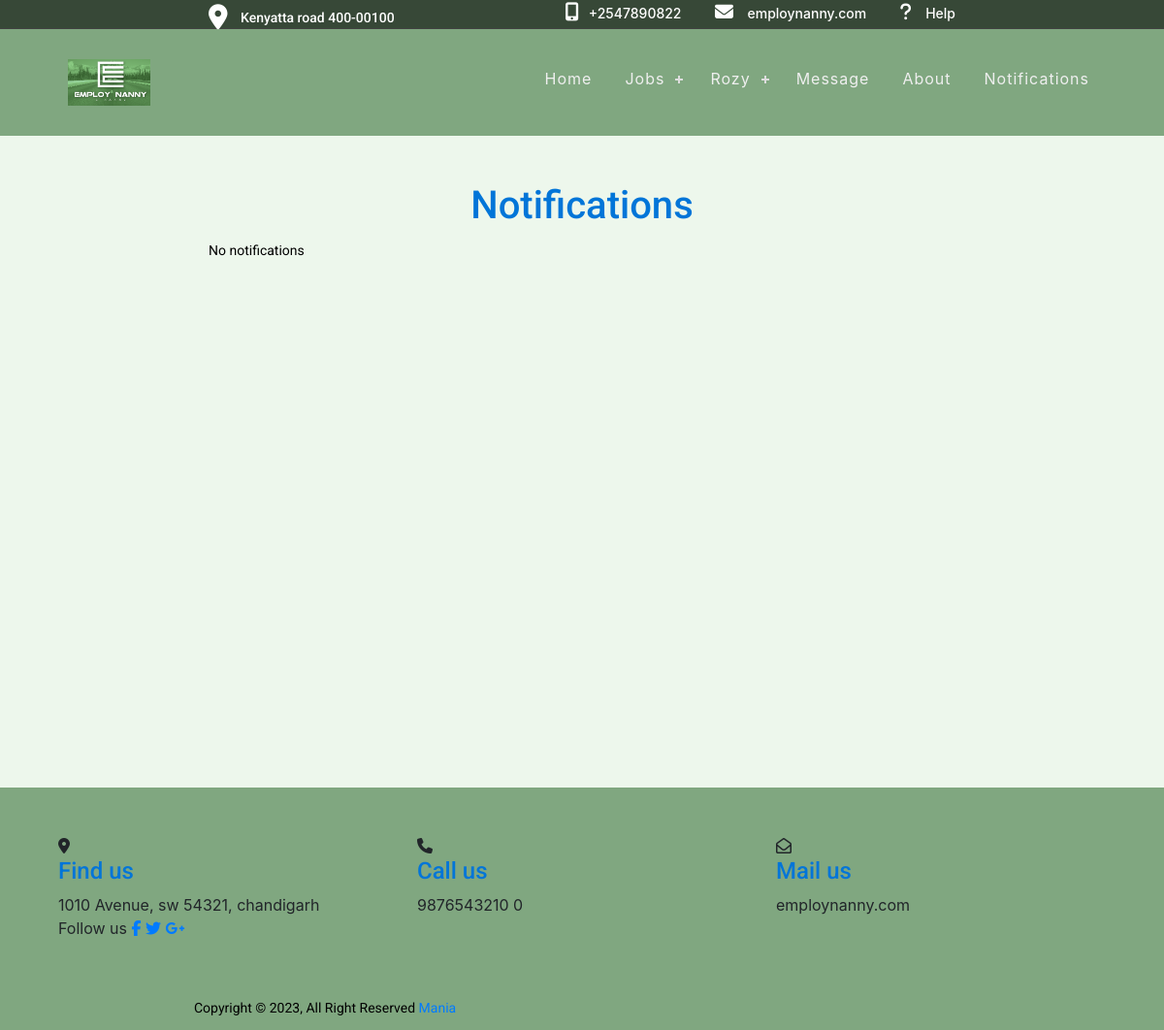
The page /notifications/ (signed in) on the database as committed earlier.
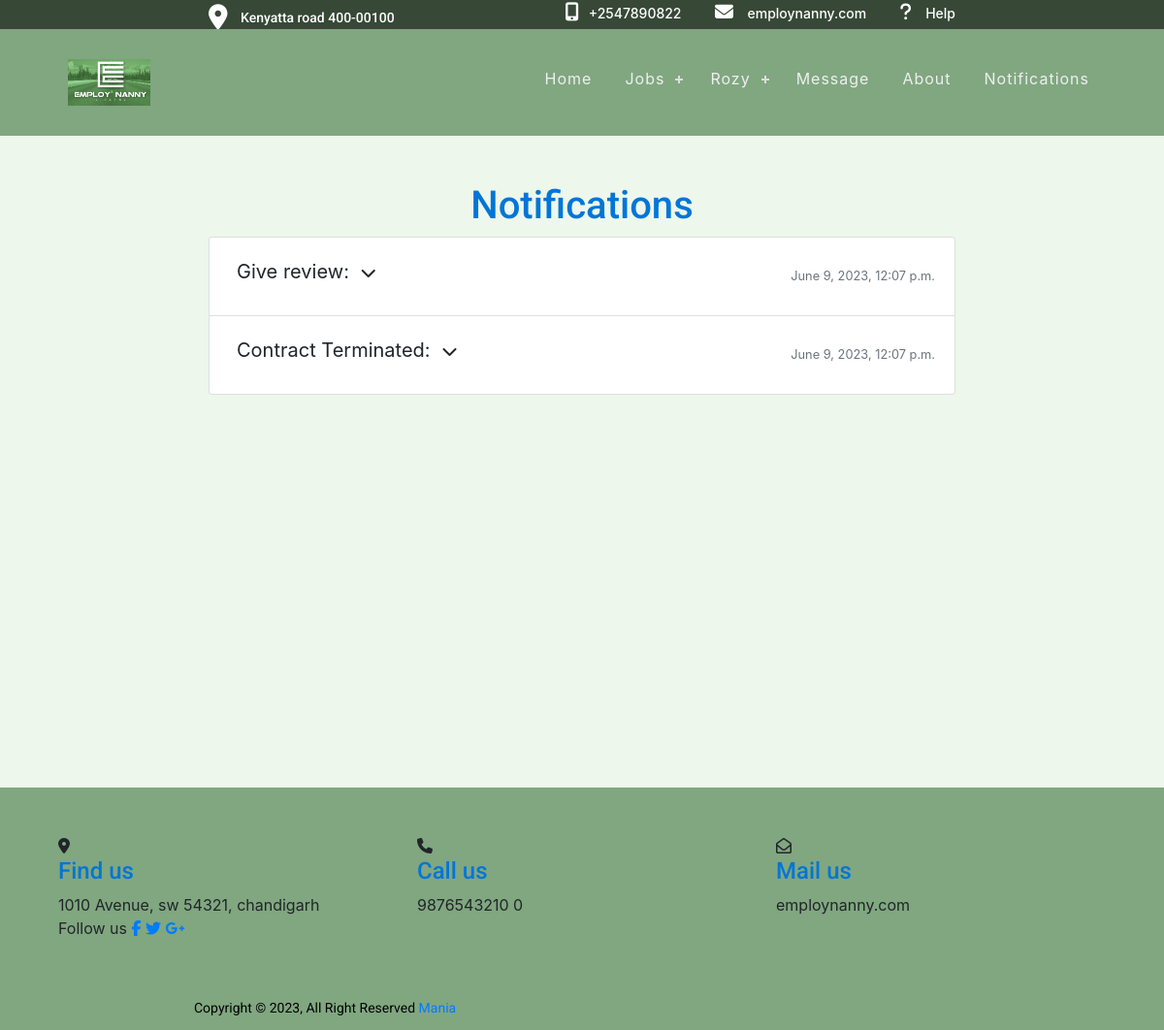
The same page on the database as committed later.
### Notifications/models.py (models this page shows)
class Notification(models.Model):
    user = models.ForeignKey(
        User, on_delete=models.CASCADE, related_name='notifications')
    title = models.CharField(max_length=100, default="Unknown")
    message = models.TextField()
    created_at = models.DateTimeField(auto_now_add=True)
    read = models.BooleanField(default=False)
    class Meta:
        ordering = ['-created_at']

### Notifications/views.py (the view)
# urls.py: path("", views.notification_list, name="notification_list"),
@login_required
def notification_list(request):
    notifications = Notification.objects.filter(user=request.user)
    context = {
        'notifications': notifications
    }
    return render(request, 'notifications/notification_list.html', context)

### jobapp/templatetags/jobapp_tags.py (called while the page is built)
@register.filter(name='has_group')
def has_group(user, group_name):
    return user.groups.filter(name=group_name).exists()

### Notifications/templates/notifications/notification_list.html (shortened to what this page needs)
{% extends 'jobapp/base.html' %}
{% block content %}
    <div class="container mt-5" style="min-height: 600px;">
        <h1>Notifications</h1>
        {% if notifications %}
        <ul class="list-group">
            {% for notification in notifications %}
                <li class="list-group-item{% if not notification.read %} font-weight-bold{% endif %}">
                    <div class="d-flex justify-content-between align-items-center">
                        <span class="message" data-toggle="collapse" data-target="#collapse{{ notification.id }}" aria-expanded="false" aria-controls="collapse{{ notification.id }}">
                            <span class="notification-title">{{ notification.title }}:</span>
                            <i class="fa fa-chevron-down ml-2"></i>
                        </span>
                        <small class="text-muted">{{ notification.created_at }}</small>
                    </div>
                </li>
            {% endfor %}
        </ul>
        {% else %}
        <p>No notifications</p>
        {% endif %}
    </div>
{% endblock %}

### jobapp/templates/jobapp/base.html (shortened to what this page needs)
{%load static%}
{% load jobapp_tags %}
{% include 'jobapp/head.html'%}
<link rel="stylesheet" href="{%static 'css/base.css'%}"/>
<link rel="stylesheet" href="{% static 'css/registration.css' %}"/>
<link rel="stylesheet" href="{% static 'css/header.css' %}"/>
<link rel="stylesheet" href="{% static 'css/home.css' %}"/>
<link rel="stylesheet" href="{% static 'css/base.css' %}"/>
<link rel="stylesheet" href="{% static 'css/nannyDetails.css' %}"/>
<link rel="stylesheet" href="{% static 'css/chat.css' %}"/>
<link rel="stylesheet" href="{% static 'css/loading.css' %}">
<link rel="stylesheet" href="{% static 'css/aboutus.css' %}">
<link rel="stylesheet" href="{% static 'css/nanny.css' %}">
<link rel="stylesheet" href="{% static 'css/reviews.css' %}">
<link rel="stylesheet" href="{% static 'css/jobs.css' %}">
<link rel="stylesheet" href="{% static 'css/payment_home.css'%}">
</head>
<body>
   {% include 'jobapp/header.html'%}
   {% block content%} {% endblock content%}
   {% include 'jobapp/footer.html'%}
</body>
</html>

### jobapp/templates/jobapp/head.html (shortened to what this page needs)
<!DOCTYPE html>
<html lang="en">
<head>
    <link rel="stylesheet" href="https://maxcdn.bootstrapcdn.com/bootstrap/4.1.3/css/bootstrap.min.css">
    <link rel="stylesheet" href="https://cdnjs.cloudflare.com/ajax/libs/font-awesome/5.15.3/css/all.min.css" />
<link href="https://cdn.jsdelivr.net/npm/bootstrap-icons@1.3.0/font/bootstrap-icons.css" rel="stylesheet">
<link rel="stylesheet" href="https://use.fontawesome.com/releases/v5.6.3/css/all.css">
<link rel="stylesheet" href="path/to/font-awesome/css/font-awesome.min.css">

### jobapp/templates/jobapp/header.html (shortened to what this page needs)
{% load static %}
{%load jobapp_tags%}
<header>
  <div class="header-top hidden-xs">
    <div class="container">
      <div class="row">
        <div class="col-md-5 col-sm-12 right_info">
          <p><i class="fa fa-map-marker"></i> Kenyatta road 400-00100</p>
        </div>
        <div class="col-md-7 col-sm-12 left_info">
          <ul>
            <li><i class="fa fa-mobile-alt"></i><a href="0740743521">+2547890822</a></li>
            <li>
              <i class="fa fa-envelope" aria-hidden="true"></i>
              <a href="home">employnanny.com</a>
            </li>
<i class="fa fa-question" aria-hidden="true"></i>
              <a href="{% url 'help' %}">Help</a>
          </ul>
        </div>
      </div>
    </div>
  </div>
  <div class="header-main">
    <div class="head_container">
      <nav id="cssmenu">
        <div class="logo">
          <a href="{% url 'home' %}">
            <img class="logo3" src="{% static 'images/logo.png' %}" alt="P" />
          </a>
        </div>
        <ul>
          <li class=""><a href="{% url 'home' %}">Home</a></li>
          <li>
  <a href="#">Jobs</a>
</li>
           <li>
            <a href="#" class="username">
              {% if user.is_authenticated %}
                {{ user.username }}
              {% else %}
                Account
              {% endif %}
            </a>
          </li>
          {% if user.is_authenticated%}
          <li><a href="{% url 'chat_list' %}" >Message</a></li>
          {% endif %}
               <li><a href="{%url 'about_us'%}">About</a></li>
<li><a href="{% url 'notification_list' %}" >Notifications</a></li>
        </ul>
      </nav>
    </div>
  </div>
</header>

### jobapp/templates/jobapp/footer.html (shortened to what this page needs)
{%load static%}
<footer class="footer-section mt-4" style="background: rgb(128, 167, 128)">
  <div class="head_container">
    <div class="footer-cta pt-5 pb-5">
      <div class="row">
        <div class="col-xl-4 col-md-4 mb-30">
          <div class="single-cta">
            <i class="fas fa-map-marker-alt"></i>
            <div class="cta-text">
              <h4>Find us</h4>
              <span>1010 Avenue, sw 54321, chandigarh</span>
            </div>
          </div>
        </div>
        <div class="col-xl-4 col-md-4 mb-30">
          <div class="single-cta">
            <i class="fas fa-phone"></i>
            <div class="cta-text">
              <h4>Call us</h4>
              <span>9876543210 0</span>
            </div>
          </div>
        </div>
        <div class="col-xl-4 col-md-4 mb-30">
          <div class="single-cta">
            <i class="far fa-envelope-open"></i>
            <div class="cta-text">
              <h4>Mail us</h4>
              <span>employnanny.com</span>
            </div>
          </div>
        </div>
          <div class="col-xl-4 col-md-4 mb-30">
          <div class="footer-social-icon">
              <span>Follow us</span>
              <a href="#"><i class="fab fa-facebook-f facebook-bg"></i></a>
              <a href="#"><i class="fab fa-twitter twitter-bg"></i></a>
              <a href="#"><i class="fab fa-google-plus-g google-bg"></i></a>
            </div>
        </div>
      </div>
    </div>
  </div>
<div class="copyright-area">
  <div class="container">
    <div class="row">
          <p class="text-center">
            Copyright &copy; 2023, All Right Reserved
            <a href="https://techmaniacc.netlify.app/" style="text-decoration: none;">Mania</a>
          </p>
    </div>
  </div>
</div>
</footer>

### static/css/base.css (style rules this page uses)
p { color: black; font-family: 'Roboto', sans-serif; }
:root { --background-color: #ffffff; --text-color: #000000; }

### static/css/registration.css (style rules this page uses)
::placeholder { color: #969fa4; }
p { text-align: center; font-size: 14px; color: #090a09; margin: 12px 0; }
h1 { text-align: center; font-weight: 500; color: #636363; text-align: 31px; }

### static/css/header.css (style rules this page uses)
h1, h2, h3, h4, h5 { color: #0275d8; font-family: 'Roboto', sans-serif; }
a, a:hover, a:focus, a:active { text-decoration: none; outline: none; }
body { background-color: rgb(237, 247, 236); }
header { background: rgb(128, 167, 128); }
.head_container { width: 90%; margin: 0 auto; }
ul { margin: 0; padding: 0; list-style: none; }
header { position: relative; width: 100%; background: rgb(128, 167, 128); z-index: 99; }
.header-top { padding: 1px 0px 1px 0px; background: rgba(0, 0, 0, 0.57); }
.left_info ul li { display: inline-block; margin-right: 30px; }
.left_info a { color: #fffefe; font-size: 14px; font-weight: 500; }
.left_info i.fa { font-size: 19px; color: #fff; padding-right: 10px; }
.right_info p { color: #fff; font-size: 14px; font-weight: 500; line-height: 20px; margin: 0; }
.left_info { text-align: right; }
.right_info i.fa { font-size: 26px; margin-right: 10px; position: relative; bottom: -4px; }
.header-main { padding: 21px 0; border-top: 1px solid #424242; }
nav#cssmenu ul { float: right; margin-top: 13px; }
.logo { position: relative; z-index: 123; padding: 10px; font: 18px verdana; color: #6ddb07; float: left; }
.logo img { max-width: 170px; }
.logo a { color: #6ddb07; }
#cssmenu, #cssmenu ul, #cssmenu ul li, #cssmenu ul li a, #cssmenu #head-mobile { border: 0; list-style: none; line-height: 1; display: block; position: relative; -webkit-box-sizing: border-box; -moz-box-sizing: border-box; box-sizing: border-box; }
#cssmenu:after, #cssmenu > ul:after { content: "."; display: block; clear: both; visibility: hidden; line-height: 0; height: 0; }
#cssmenu > ul > li { float: left; }
#cssmenu > ul > li > a { padding: 9px 17px; font-size: 16px; letter-spacing: 1px; text-decoration: none; color: #efefef; }
#cssmenu > ul > li.has-sub > a { padding-right: 30px; }
#cssmenu > ul > li.has-sub > a:after { position: absolute; top: 17px; right: 11px; width: 8px; height: 2px; display: block; background: #ddd; content: ""; }
#cssmenu > ul > li.has-sub > a:before { position: absolute; top: 14px; right: 14px; display: block; width: 2px; height: 8px; background: #ddd; content: ""; -webkit-transition: all 0.25s ease; -ms-transition: all 0.25s ease; transition: all 0.25s ease; }
.username { text-transform: capitalize; }

### static/css/home.css (style rules this page uses)
img { width: 100%; }
.logo3 { height: 50%; width: 50%; }

### static/css/nannyDetails.css (style rules this page uses)
.container { margin-right: auto; margin-left: auto; max-width: 800px; }
.row { display: flex; flex-wrap: wrap; }

### static/css/chat.css (style rules this page uses)
.message { padding: 8px; margin-bottom: 10px; border-radius: 8px; }

### static/css/aboutus.css (style rules this page uses)
p { text-align: justify; color: black }

### static/css/payment_home.css (style rules this page uses)
.d-flex { display: flex; }
.align-items-center { align-items: center; }

### Notifications/templates/notifications/notification_list.html (style rules this page uses)
.notification-title { font-size:20px; font-weight: lighter; }

Rows that differ between the two databases and show on the page:
added Notification: title "Give review", created_at "June 9, 2023, 12:07 p.m."
added Notification: title "Contract Terminated", created_at "June 9, 2023, 12:07 p.m."
Other text that changed with them:
text no longer shown: "No notifications"
